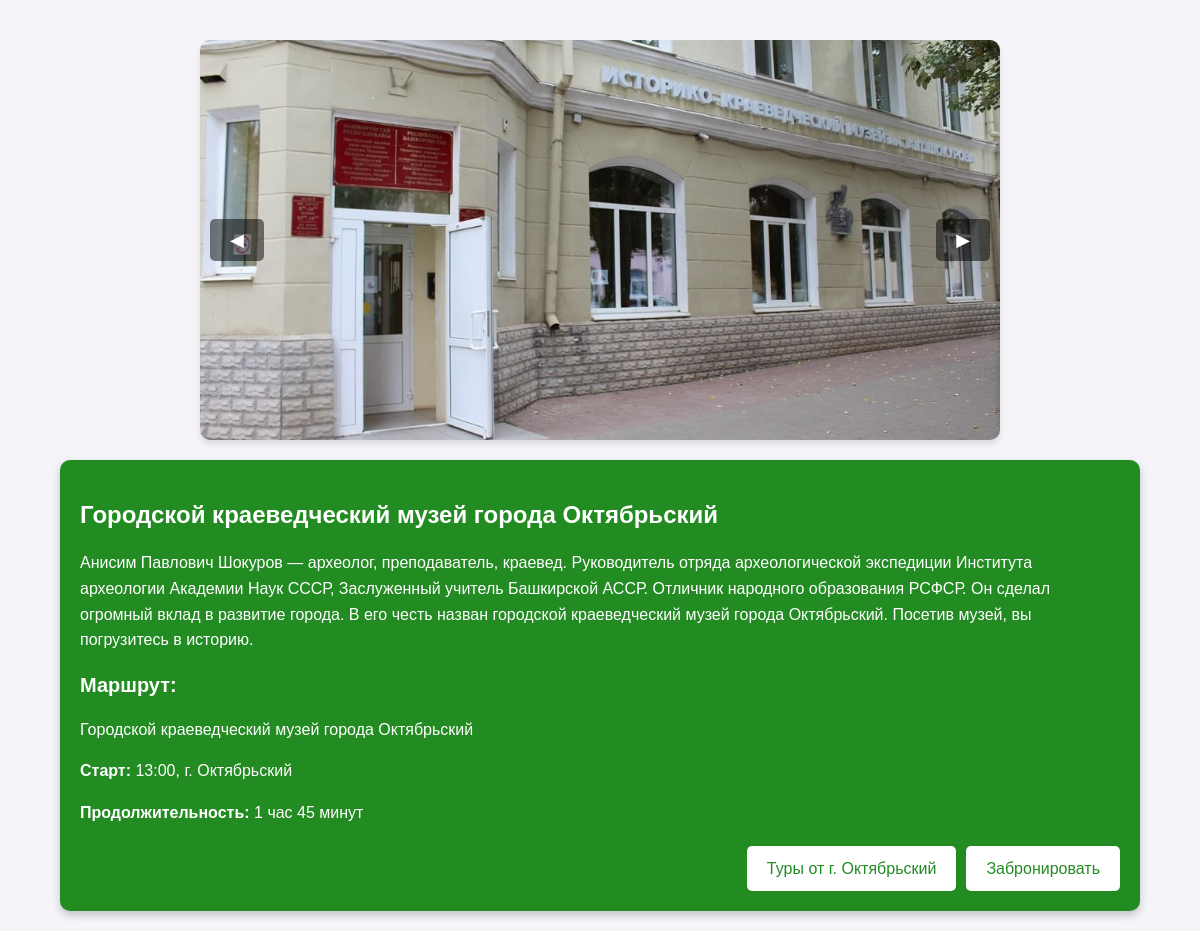
/tour/36, run on the app's committed database.
### tables this page shows
CREATE TABLE tours (id INTEGER PRIMARY KEY AUTOINCREMENT, title varchar (255), start_time varchar (255), duration varchar (255), route varchar (255), tags varchar (255), tour_agency varchar (255), photo varchar (255), agency_id varchar (255));

CREATE TABLE tour_descriptions (id INTEGER PRIMARY KEY AUTOINCREMENT, tour_id INTEGER, description varchar (255), program varchar (255), photo varchar (255));

### main.py (the view)
@app.get("/tour/{tour_id}", response_class=HTMLResponse)
@limiter.limit("120/minute")
async def tour_page(request: Request, tour_id: int):
    args = db.get_tour_by_id(tour_id)
    tour = Tour(*args)
    args = db.get_description_tour(tour_id)
    description = TourDescription(*args)
    return templates.TemplateResponse(request=request, name="tour.html", context={
        "tour": tour, "description": description
    })

### templates/tour.html (shortened to what this page needs)
<!DOCTYPE html>
<html lang="en">
<head>
    <link rel="stylesheet" href="/static/tour.css">
</head>
<body>
    <div class="container">
        <div class="carousel">
            <button class="nav prev">◀</button>
                <div class="carousel-images">
                    {% for img in description.photo2.split(', ') %}
                        <div class="carousel-img-wrapper">
                            <img src="/static/photo/{{ img }}" alt="Фото тура" class="carousel-img">
                        </div>
                    {% endfor %}
                </div>
            <button class="nav next">▶</button>
        </div>
        <div class="tour-info">
            <h1>{{ tour.title }}</h1>
            <p>{{ description.description }}</p>
            <h2>Маршрут:</h2>
            <p>{{ tour.route }}</p>
            <p><strong>Старт:</strong> {{ tour.start_time }}, {{ tour.tour_agency }}</p>
            <p><strong>Продолжительность:</strong> {{ tour.duration }}</p>
            <div class="buttons">
                <a href="/agency/{{ tour.agency_id }}" class="btn">Туры от {{ tour.tour_agency }}</a>
                <a href="/booking/tour/{{ tour.id }}" class="btn book-btn">Забронировать</a>
            </div>
        </div>
    </div>
</body>
</html>

### static/tour.css (style rules this page uses)
body { font-family: Arial, sans-serif; background-color: #f4f4f9; color: #333; margin: 0; padding: 0; }
.container { width: 90%; margin: 0 auto; max-width: 1200px; padding: 20px; }
.carousel { position: relative; text-align: center; margin: 20px 0; }
.carousel-img { width: 100%; max-width: 800px; border-radius: 10px; box-shadow: 0 4px 8px rgba(0, 0, 0, 0.2); }
.nav { position: absolute; top: 50%; transform: translateY(-50%); background-color: rgba(0, 0, 0, 0.5); color: white; border: none; padding: 10px 20px; cursor: pointer; font-size: 18px; border-radius: 5px; }
.nav.prev { left: 10px; }
.nav.next { right: 10px; }
.tour-info { background-color: #228B22; color: white; padding: 20px; border-radius: 10px; line-height: 1.6; box-shadow: 0 4px 8px rgba(0, 0, 0, 0.2); }
.tour-info h1 { font-size: 24px; margin-bottom: 10px; }
.tour-info h2 { font-size: 20px; margin-top: 15px; margin-bottom: 10px; }
.carousel { display: flex; align-items: center; justify-content: center; position: relative; width: 800px; height: 400px; margin: 20px auto; overflow: hidden; background-color: #f4f4f4; border-radius: 10px; box-shadow: 0 4px 6px rgba(0, 0, 0, 0.1); }
.carousel-images { display: flex; transition: transform 0.5s ease-in-out; align-items: center; }
.carousel-img-wrapper { flex-shrink: 0; width: 100%; height: 100%; display: flex; justify-content: center; align-items: center; }
.carousel-img { width: 100%; height: 100%; object-fit: cover; object-position: center; }
.nav { position: absolute; top: 50%; transform: translateY(-50%); background-color: rgba(0, 0, 0, 0.5); color: white; border: none; padding: 10px 20px; cursor: pointer; font-size: 18px; border-radius: 5px; z-index: 10; transition: background-color 0.3s ease; }
.buttons { display: flex; justify-content: flex-end; gap: 10px; margin-top: 20px; }
.btn { color: #228B22; display: inline-block; padding: 10px 20px; font-size: 16px; text-decoration: none; background-color: #FFFFFF; border-radius: 5px; transition: background-color 0.3s ease; text-align: center; }
.book-btn { color: #228B22; background-color: #FFFFFF; }

### data on the page
tours: title "Городской краеведческий музей города Октябрьский", route "Городской краеведческий музей города Октябрьский", start_time "13:00", tour_agency "г. Октябрьский", duration "1 час 45 минут"
tour_descriptions: description "Анисим Павлович Шокуров — археолог, преподаватель, краевед. Руководитель отряда археологической экспедиции Института археологии Академии Наук СССР, Заслуженный учитель Башкирской АССР. Отличник народного образования РСФСР. Он сделал огромный вклад в развитие города. В его честь назван городской краеведческий музей города Октябрьский. Посетив музей, вы погрузитесь в историю."
